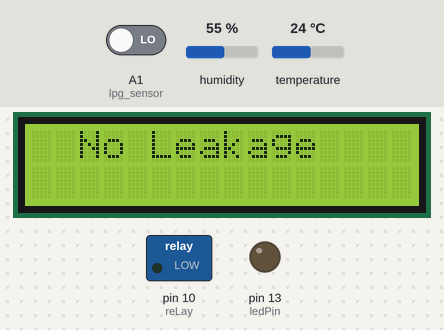
Bench run of a sketch on a simulated Arduino Uno, built with avr-gcc and run on an emulated ATmega328P. Shown: 16×2 character LCD, switched loads named in the sketch (green lamp = pin HIGH), output pins drawn as LEDs (lit = HIGH). The inputs (shaded band) are chosen by the test bench; at power-on: A1 (lpg_sensor) LOW, humidity 55 %, temperature 24 °C. What the sketch prints to the serial monitor is not drawn.

Above: at 6.2 s.
6.3 s: A1 (lpg_sensor) driven HIGH
At 12.0 s:
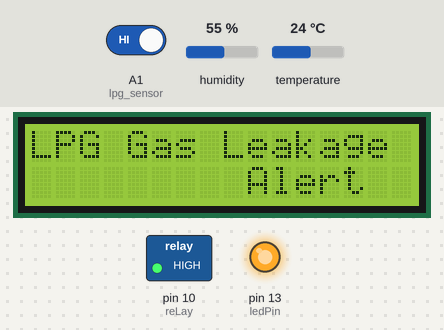
12.7 s: A1 (lpg_sensor) driven LOW
At 17.3 s:
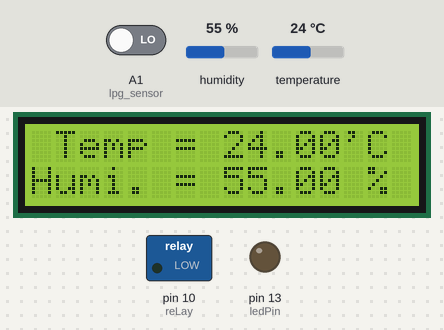
23.5 s: humidity set to 22 %
At 29.1 s:
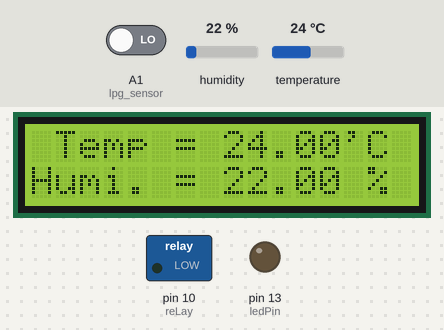
32.7 s: temperature set to 12 °C
At 40.8 s:
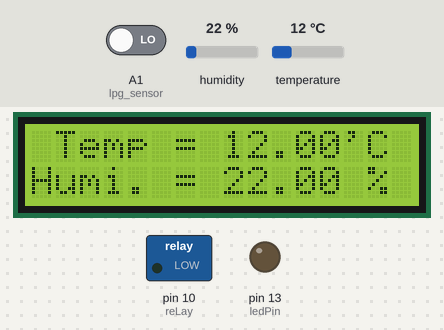
43.6 s: humidity set to 40 %
At 53.6 s:
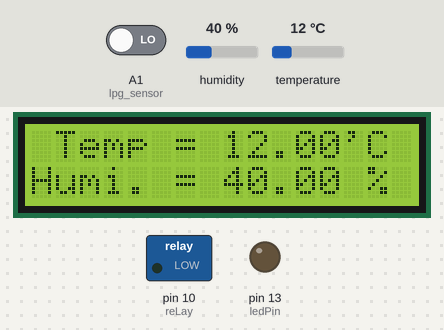
53.9 s: temperature set to 19 °C
At 59.1 s:
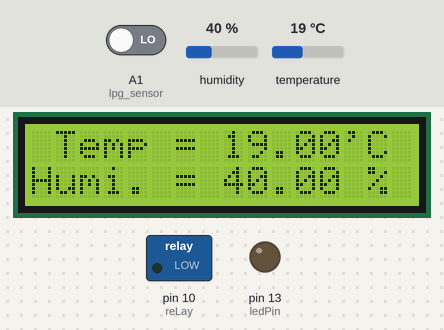
Timing chart, 0 to 60.6 s (numbered marks = the images above; inputs shaded):
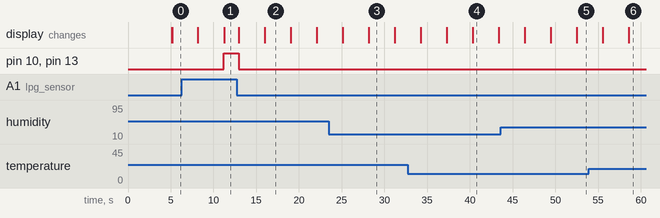

The sketch:

Gas_Sensor__Humidity__temp__LCD__LED.ino
```cpp
#include <LiquidCrystal.h>
#include <dht.h>

LiquidCrystal lcd(12, 11, 5, 4, 3, 2);


#define lpg_sensor A1
#define ledPin 13
#define reLay 10
#define dht_apin A0 // Analog Pin sensor is connected to
dht DHT;


void setup()
{
  Serial.begin(9600);
  pinMode(lpg_sensor, INPUT);
  pinMode(ledPin, OUTPUT);
  pinMode(reLay,OUTPUT);
  lcd.begin(16, 2);
  lcd.clear();
  lcd.setCursor(0,0);
  lcd.print("LPG Gas Detector");
  lcd.setCursor(1,1);
  lcd.print("& Auto ON/OFF");
  delay(5000);
  lcd.clear();
}

void loop()
{
  DHT.read11(dht_apin);

  delay(50);//Wait 5 seconds before accessing sensor again.

  if(digitalRead(lpg_sensor))
  {
    digitalWrite(ledPin, HIGH);
    digitalWrite(reLay, HIGH);
    lcd.clear();
    lcd.setCursor(0,0);
    lcd.print("LPG Gas Leakage");
    lcd.setCursor(4, 1);
    lcd.print("     Alert     ");
    delay(500);
  }
  else
  {
    digitalWrite(ledPin, LOW);
    digitalWrite(reLay, LOW);
    lcd.clear();
    lcd.setCursor(2,0);
    lcd.print("No Leakage ");
    delay(3000);

    lcd.clear();

    lcd.setCursor(1,0);
    lcd.print("Temp = ");
    lcd.print(DHT.temperature);  //printing temperarture to the LCD display
    Serial.print("Temperature = ");
    Serial.println(DHT.temperature);
    lcd.print("'C");

    lcd.setCursor(0,1);
    lcd.print("Humi. = ");
    lcd.print(DHT.humidity);  //printing humidity to the LCD display
    Serial.print("Humidity = ");
    Serial.println(DHT.humidity);
    lcd.print(" %");

    delay(3000);
  }
}
```

Measured:
- after the input at 6.3 s, pin 10 (reLay), pin 13 (ledPin): LOW → HIGH after 4.9 s; the display: first differs from a run without the input after 4.9 s (image 1)
- after the input at 12.7 s, pin 10 (reLay), pin 13 (ledPin): HIGH → LOW after 0.27 s; the display: first changes after 0.27 s (image 2 shows a later state)
- after the input at 23.5 s, the display: first differs from a run without the input after 4.7 s (image 3)
- after the input at 32.7 s, the display: first differs from a run without the input after 7.6 s (image 4)
- after the input at 43.6 s, the display: first differs from a run without the input after 8.9 s (image 5)
- after the input at 53.9 s, the display: first differs from a run without the input after 4.7 s (image 6)
- what the display in image 2 shows lasts 3.1 s, from 16.0 s to 19.1 s
